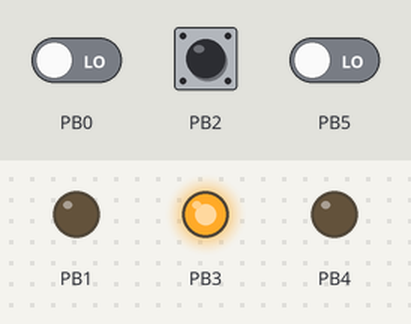
This sketch was run on a simulated ATtiny85, built with avr-gcc and run on an emulated ATtiny85. Parts: output pins drawn as LEDs (lit = HIGH). The inputs (shaded band) are chosen by the test bench; at power-on: PB0 LOW, PB2 HIGH, PB5 LOW. Sleep ends after the set time or at an interrupt.

Above: at 10.7 s.
At 15.2 s:
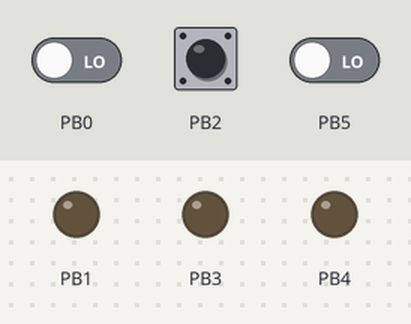
Timing chart, 0 to 20.8 s (numbered marks = the images above):
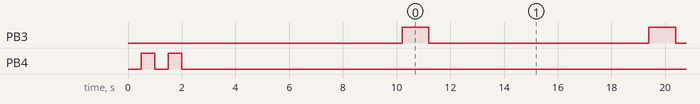

The sketch:

attiny85_buzz_chair.ino
```cpp
#include <Arduino.h>
#include <avr/sleep.h>
#include <avr/power.h>
#include <avr/wdt.h>

const uint8_t WDT_SLEEP_SECONDS = 8 + 1;  // extra 1 second because of 1 second delay in is_sitting()
const uint32_t MAX_SIT_SECONDS = 1800;          // 30 minutes
const uint32_t MAX_AWAY_TIEMOUT_SECONDS = 60; // 1 minute
const uint32_t MAX_HITS = MAX_SIT_SECONDS / WDT_SLEEP_SECONDS;
const uint32_t MAX_MISSES = MAX_AWAY_TIEMOUT_SECONDS / WDT_SLEEP_SECONDS;

void blink_led(uint8_t number_of_times);
void wake();
void wdt_sleep();
void resetWatchdog();
long readVcc();

uint32_t hits = 0;
uint32_t misses = 0;

void setup()
{

     wdt_reset();

    // set Pin 2 as input
    DDRB &= ~(1 << DDB2);
    PORTB |= 1 << PB2; // enable pull up resistor at PB2


   // Set pin 4 as output;
   // Will be used for LED
    DDRB |= (1 << DDB4);


    // Set Pin 1 as output to buzzer transistor
    DDRB |= (1 << DDB1);

    // Set Pin 3 as output for chair sensing circuit transitor
    DDRB |= (1 << DDB3);

    blink_led(2);
    wdt_sleep();
}

void blink_led(uint8_t number_of_times)
{
    unsigned long last_blink = millis();
    uint8_t blinked = 0;

    // multiply by two because a blink is
    // on and off
    while (blinked < number_of_times * 2)
    {
        if ((millis() - last_blink) > 500)
        {
            PORTB ^= (1 << PB4);
            last_blink = millis();
            blinked++;
        }
    }
}

void resetWatchdog()
{
    cli();
    // clear various "reset" flags
    MCUSR = 0;
    // allow changes, disable reset, clear existing interrupt
    WDTCR = bit(WDCE) | bit(WDE) | bit(WDIF);
    // sleep for 8 seconds
    WDTCR = _BV(WDIE) | _BV(WDP3) | _BV(WDP0);
    // pat the dog
    wdt_reset();
    sei();
} // end of resetWatchdog

// Credit Nick Gammon for this
//https://www.gammon.com.au/forum/?id=12769
void wdt_sleep(){
    resetWatchdog();
    // Save previous ADC Register value
    byte old_ADCSRA = ADCSRA;

      // Disable ADC
      ADCSRA = 0;
    set_sleep_mode(SLEEP_MODE_PWR_DOWN);

    sleep_enable();                         // Sets the Sleep Enable bit in the MCUCR Register (SE BIT)
    sleep_bod_disable();                    // disable brown-out detection
    sei();                                  // Enable interrupts
    sleep_cpu();                            // sleep
    cli();                                  // Disable interrupts
    sleep_disable();                        // Clear SE bit
      // Restore ADC bit
  ADCSRA = old_ADCSRA;
    sei();                                  // Enable interrupts
    //blink_led(3);                         // Debugging


    // do a bettery check upon wakup
    // If voltage is less than 3v, send alert
    // this will alter the WDT just a tiny bit
    long vcc = readVcc();
    if(vcc < 2800L){
        buzz_alarm(1);
        blink_led(1);
    }


}

ISR(WDT_vect)
{
    wdt_disable(); // disable watchdog
}

int is_sitting()
{
    PORTB |= (1 << PB3); // Turn on transistor
    delay(1000); // give time for comparator to get output

    // when sitting, going to read low
    uint8_t pinValue = PINB & (1 << PB2);
    PORTB &= ~(1 << PB3);    // Turn off transistor
    if (pinValue == 0)
    {
        return 1;
    }
    else
    {
        return 0;
    }


}

void buzz_alarm(uint8_t number_of_buzzes)
/**
 * @brief Buzz alarm
 *
 */
{

    uint8_t toggle = 1;
    uint8_t buzzes = 0;
    unsigned long last_buzz_time;

    while (buzzes < number_of_buzzes * 2)
    {
        if ((millis() - last_buzz_time) > 200)
        {
            PORTB ^= (1 << PB1);
            last_buzz_time = millis();
            buzzes++;
        }
    }


}

long readVcc() {
  // Read 1.1V reference against AVcc
  // source: https://provideyourown.com/2012/secret-arduino-voltmeter-measure-battery-voltage/
  // set the reference to Vcc and the measurement to the internal 1.1V reference
  #if defined(__AVR_ATmega32U4__) || defined(__AVR_ATmega1280__) || defined(__AVR_ATmega2560__)
    ADMUX = _BV(REFS0) | _BV(MUX4) | _BV(MUX3) | _BV(MUX2) | _BV(MUX1);
  #elif defined (__AVR_ATtiny24__) || defined(__AVR_ATtiny44__) || defined(__AVR_ATtiny84__)
    ADMUX = _BV(MUX5) | _BV(MUX0);
  #elif defined (__AVR_ATtiny25__) || defined(__AVR_ATtiny45__) || defined(__AVR_ATtiny85__)
    ADMUX = _BV(MUX3) | _BV(MUX2);
  #else
    ADMUX = _BV(REFS0) | _BV(MUX3) | _BV(MUX2) | _BV(MUX1);
  #endif

  delay(2); // Wait for Vref to settle
  ADCSRA |= _BV(ADSC); // Start conversion
  while (bit_is_set(ADCSRA,ADSC)); // measuring

  uint8_t low  = ADCL; // must read ADCL first - it then locks ADCH
  uint8_t high = ADCH; // unlocks both

  long result = (high<<8) | low;

  result = 1126400L / result; // Calculate Vcc (in mV); 1125300 = 1.1*1024*1000
  return result; // Vcc in millivolts
}

void loop()
{
    if (is_sitting())
    {
        misses = 0;
        if (hits < MAX_HITS)
        {
            hits++;
            wdt_sleep();
        }
        else
        {
            while (is_sitting())
            {
                buzz_alarm(2);
            }
        }
    }
    else
    {
        if (misses < MAX_MISSES)
        {
            misses++;
             wdt_sleep();
        }
        else
        {
            misses = 0;
            hits = 0;
            wdt_sleep();
        }
    }
}
```

Measured:
- by itself, PB3: alternates HIGH for 1.0 s and LOW for 8.2 s
